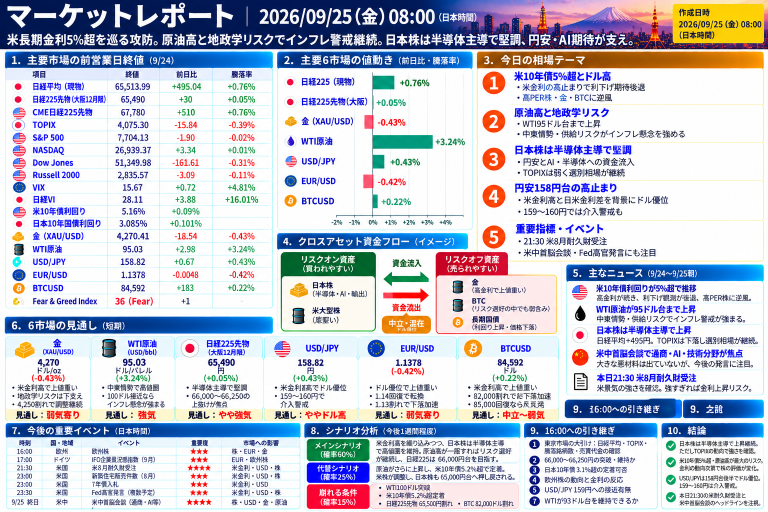
#> input picture images/reports/2026-09-25_08-00.png, 1536 x 1024 px (shown at 1/2 size)
$ python -i infographic_0800_fixed.py   (imports and definitions only)
#> lines starting #> are read from the running program, lines starting #| are printed output that depends on the picture
"""Source-locked, fixed-grid renderer and fail-closed gate for 08:00 reports."""
from __future__ import annotations

import hashlib
import json
import re
import copy
from pathlib import Path
from typing import Any

from PIL import Image, ImageDraw, ImageFont

ROOT = Path(__file__).resolve().parents[2]
CONFIG_PATH = ROOT / "config" / "infographic_0800_fixed_v1.json"
SCHEMA_PATH = ROOT / "schemas" / "infographic-0800-fixed-source.schema.json"
SNAPSHOT_SCHEMA_PATH = ROOT / "schemas" / "market-data-snapshot.schema.json"
# [1 line that did not run here, left out]
# [1 line that did not run here, left out]
# [1 line that did not run here, left out]
# [1 line that did not run here, left out]
# [1 line that did not run here, left out]
# [1 line that did not run here, left out]
MARGIN = 12
GAP = 8
GRID_GAP = 10
# [1 line that did not run here, left out]
# [1 line that did not run here, left out]
COLORS = {
    "navy": "#08295A", "navy2": "#0A4C93", "white": "#FFFFFF", "background": "#F2F7FB",
    "text": "#0D2D5D", "line": "#94B9DE", "blue": "#DDEEFF", "blue2": "#B7D9F4",
    "red": "#C42B32", "redbg": "#FFF0EF", "green": "#17804B", "greenbg": "#E6F5EC",
    "orange": "#F07822", "yellow": "#FFF3C5", "muted": "#496887",
}
# [1 line that did not run here, left out]
# [1 line that did not run here, left out]
# [1 line that did not run here, left out]
# [1 line that did not run here, left out]
# [1 line that did not run here, left out]
# [1 line that did not run here, left out]
FONT_CANDIDATES = {
    False: ["C:/Windows/Fonts/meiryo.ttc", "C:/Windows/Fonts/YuGothR.ttc"],
    True: ["C:/Windows/Fonts/meiryob.ttc", "C:/Windows/Fonts/YuGothB.ttc"],
}


# [42 lines left out: functions _font, _wrap, _fact_map, _numbered_source_count, not called in this run]


def _canonical_hash(value: dict) -> str:
    packed = json.dumps(value, ensure_ascii=False, sort_keys=True, separators=(",", ":"))
    return hashlib.sha256(packed.encode("utf-8")).hexdigest()


# [1028 lines left out: functions _snapshot_integrity, validate_0800_source, _binding_source_status, _binding_source_id, _draft_preview_source, _fixed_row_index and 5 more, not called in this run]


def render_0800_fixed(source: dict, output_path: str | Path | None = None, *, draft_preview: bool = False) -> dict[str, Any]:
    """Render the approved 16-zone 08:00 composition as exactly one PNG."""
    provenance = ((source.get("market_data_snapshot") or {}).get("snapshot_provenance"))
    # Every new LIVE_CAPTURED 08:00 image must carry a freshly recomputable
    # pre-render QA result. Historical SOURCE_RECONSTRUCTED DRAFTs remain available.
    if provenance == "LIVE_CAPTURED":
        from .infographic_0800_generation_contract import (
            build_0800_generation_attestation, validate_0800_generation_contract,
        )
        qa = validate_0800_generation_contract(source)
        expected_attestation = build_0800_generation_attestation(source, qa)
        supplied_attestation = source.get("generation_qa_attestation")
        if qa.get("status") != "PASS" or supplied_attestation != expected_attestation:
            return {"status": "BLOCKED", "infographic_status": "NOT_READY",
                    "validation": qa, "generation_qa_status": qa.get("status"),
                    "errors": ["PRE_RENDER_0800_QA_REQUIRED_OR_IDENTITY_MISMATCH"],
                    "image_bytes": None, "output_path": None, "production_eligible": False}
    validation = validate_0800_source(source)
    visible_missing: list[str] = []
    if validation["status"] != "PASS" and not draft_preview:
        return {"status": "NOT_READY", "infographic_status": "NOT_READY", "validation": validation,
                "image_bytes": None, "output_path": None}
    source, visible_missing = _draft_preview_source(source)
    facts = _fact_map(source)
    section_facts = {section["section_id"]: [facts[fid] for fid in section["fact_ids"] if fid in facts]
                     for section in source["sections"]}
    canvas = CONFIG["canvas"]
    image = Image.new("RGB", (canvas["width"], canvas["height"]), canvas["background"])
    draw = ImageDraw.Draw(image)
    draw.rectangle((0, 0, canvas["width"], canvas["header_height"]), fill=COLORS["navy"])
    title_fact = section_facts["title_datetime"][0]
    title = source.get("title", title_fact["text"])
    title_font = _font(44, True)
    while draw.textlength(title, font=title_font) > canvas["width"] - 420 and title_font.size > 28:
        title_font = _font(title_font.size - 2, True)
    draw.text((14, 5), title, font=title_font, fill=COLORS["white"])
    provenance_label = {
        "LIVE_CAPTURED": "LIVE_CAPTURED",
        "SOURCE_RECONSTRUCTED": "SOURCE_RECONSTRUCTED",
        "SYNTHETIC_FIXTURE": "SYNTHETIC_FIXTURE",
    }.get(source["market_data_snapshot"]["snapshot_provenance"])
    if provenance_label is None:
        return {"status": "BLOCKED", "infographic_status": "NOT_READY", "validation": validation,
                "errors": ["SNAPSHOT_PROVENANCE_INVALID"], "image_bytes": None, "output_path": None,
                "production_eligible": False}
    draw.text((canvas["width"] - 270, 12), provenance_label, font=_font(16, True), fill=COLORS["white"])
    theme_fact = section_facts.get("market_theme", [{}])[0]
    subtitle = theme_fact.get("text", "")
    subtitle_lines = _wrap(draw, subtitle, _font(21, True), canvas["width"] - 30)
    for index, line in enumerate(subtitle_lines[:2]):
        draw.text((14, 53 + index * 22), line, font=_font(21, True), fill=COLORS["white"])
    draw.text((canvas["width"] - 270, 79), "SOURCE GAP = 正式本文に明示なし", font=_font(11), fill=COLORS["white"])
    bindings: list[dict] = [{"fact_id": _binding_source_id(title_fact), "source_status": "SOURCE_BOUND",
                             "draw_call_text": title, "source_excerpt": title_fact.get("source_excerpt", ""), "role": "title"}]
    panels = []
    overflows: list[str] = []
    for zone in FIXED_ZONES:
        section_id = zone["section_id"]
        section = SECTION_BY_ID[section_id]
        box = [zone["x"], zone["y"], zone["x"] + zone["width"], zone["y"] + zone["height"]]
        panels.append({"section_id": section_id, "number": zone["number"], "bbox": box,
                       "row": _fixed_row_index(section_id), "font_size": zone["font_size"],
                       "minimum_font_size": zone["minimum_font_size"], "max_line_count": zone["maximum_line_count"]})
        _draw_fixed_zone(draw, zone, section, section_facts.get(section_id, []), bindings, overflows)
    overflow_zones = set()
    for error in overflows:
        if error.startswith("SCENARIO_OVERFLOW:"):
            overflow_zones.add("scenario_analysis")
        else:
            overflow_zones.update(section_id for section_id in EXPECTED_PANEL_IDS if section_id in error)
    for zone in FIXED_ZONES:
        if zone["section_id"] not in overflow_zones:
            continue
        x, y, width, height = zone["x"], zone["y"], zone["width"], zone["height"]
        badge_top = y + height - 20
        draw.rectangle((x + 1, badge_top, x + width - 1, y + height - 1), fill=COLORS["redbg"])
        draw.text((x + 5, badge_top + 2), "OVERFLOW — DRAFT INVALID", font=_font(12, True), fill=COLORS["red"])
    for section_id, items in section_facts.items():
        if section_id == "title_datetime":
            continue
        for fact in items:
            if fact.get("preview_only") and not any(fact.get("text") == label for label in visible_missing):
                # The preview list stores human-readable reasons, not marker identities.
                visible_missing.append(f"{section_id}:{fact.get('text', 'SOURCE GAP')}")
    image_bytes_io = __import__("io").BytesIO()
    image.save(image_bytes_io, format="PNG", optimize=False, compress_level=9)
    image_bytes = image_bytes_io.getvalue()
    image_hash = hashlib.sha256(image_bytes).hexdigest()
    required_ids = sorted(validation.get("required_fact_ids", []))
    rendered_ids = sorted({binding["fact_id"] for binding in bindings if binding.get("fact_id")})
    missing = sorted(set(required_ids) - set(rendered_ids))
    extra = sorted(set(rendered_ids) - set(required_ids))
    binding_by_id = {binding["fact_id"]: binding for binding in bindings if binding.get("fact_id")}
    numeric_checks = []
    for entry in source.get("numeric_registry", []):
        binding = binding_by_id.get(entry.get("fact_id"), {})
        rendered = str(binding.get("draw_call_text", ""))
        ok = bool(binding and str(entry.get("value", "")) in rendered
                  and entry.get("source_excerpt") in source.get("body_text", ""))
        numeric_checks.append({"numeric_id": entry.get("numeric_id"), "fact_id": entry.get("fact_id"),
                               "value": entry.get("value"), "unit": entry.get("unit"), "as_of": entry.get("as_of"),
                               "draw_call_text": rendered, "status": "PASS" if ok else "FAIL"})
    scaled = image.resize((DISPLAY_WIDTH, round(canvas["height"] * SCALE)), Image.Resampling.LANCZOS)
    pairwise_nonoverlap = all(
        a["bbox"][2] <= b["bbox"][0] or b["bbox"][2] <= a["bbox"][0]
        or a["bbox"][3] <= b["bbox"][1] or b["bbox"][3] <= a["bbox"][1]
        for idx, a in enumerate(panels) for b in panels[idx + 1:])
    reference = _fixed_geometry_check(image.size, panels)
    readability = all(zone["font_size"] >= zone["minimum_font_size"]
                      and zone["font_size"] * SCALE >= canvas["minimum_body_font_at_768_px"] for zone in FIXED_ZONES)
    validation_gates = dict(validation.get("validation_gates", {}))
    expected_modes = {
        "overall_judgement": "judgement_card", "attention_points": "numbered_list_5",
        "market_theme": "theme_emphasis", "material_market_relation": "cause_effect",
        "ny_timeline": "ny_timeline", "ny_indices": "index_table", "major_market_data": "categorized_table",
        "ny_market_points": "watch_list", "cross_asset_flow": "causal_flow", "positioning": "position_groups",
        "six_market_outlook": "six_market_table", "news_materials": "numbered_news",
        "scenario_analysis": "scenario_color_rows", "handover": "watch_list",
        "top_three_conditions": "top_three", "final_summary": "summary_card",
    }
    visual_components = {}
    for section_id, mode in expected_modes.items():
        zone = next(item for item in FIXED_ZONES if item["section_id"] == section_id)
        section_content = section_facts.get(section_id, [])
        role_names = {item.get("role") for item in bindings
                      if item.get("fact_id") in {fact.get("fact_id") for fact in section_content}}
        component_status = "PASS" if zone.get("render_mode") == mode and bool(section_content) else "FAIL"
        detail = {"render_mode": zone.get("render_mode"), "expected_mode": mode, "role_evidence": sorted(role_names),
                  "status": component_status}
        if section_id == "ny_timeline":
            detail["required_stage_count"] = 5
            detail["actual_stage_count"] = len(section_content)
            detail["status"] = "PASS" if component_status == "PASS" and len(section_content) == 5 else "FAIL"
        elif section_id == "six_market_outlook":
            detail["required_market_count"] = 6
            detail["actual_market_count"] = len(section_content)
            detail["status"] = "PASS" if component_status == "PASS" and len(section_content) == 6 else "FAIL"
        elif section_id == "attention_points":
            detail["required_numbered_slots"] = 5
            detail["displayed_numbered_slots"] = min(5, _numbered_source_count(section_content))
            detail["status"] = "PASS" if component_status == "PASS" and detail["displayed_numbered_slots"] == 5 else "FAIL"
        elif section_id == "scenario_analysis":
            detail["scenario_row_count"] = 4
            detail["status"] = "PASS" if component_status == "PASS" and len(section_content) == 4 else "FAIL"
        elif section_id == "top_three_conditions":
            detail["condition_count"] = len(section_content)
            detail["status"] = "PASS" if component_status == "PASS" and len(section_content) == 3 else "FAIL"
        elif section_id == "material_market_relation":
            detail["arrow_evidence"] = "cause_effect_relation" in role_names
            detail["status"] = "PASS" if component_status == "PASS" and detail["arrow_evidence"] else "FAIL"
        elif section_id == "cross_asset_flow":
            detail["arrow_evidence"] = "causal_flow_arrow" in role_names
            detail["status"] = "PASS" if component_status == "PASS" and detail["arrow_evidence"] else "FAIL"
        visual_components[section_id] = detail
    visual_fidelity = all(item["status"] == "PASS" for item in visual_components.values())
    reference["status"] = "PASS" if reference["geometry_status"] == "PASS" and visual_fidelity else "FAIL"
    reference["visual_components"] = visual_components
    validation_gates["LAYOUT_INTEGRITY"] = "PASS" if reference["status"] == "PASS" and pairwise_nonoverlap and not overflows else "FAIL"
    validation_gates["READABILITY_768"] = "PASS" if readability else "FAIL"
    review = source.get("visual_review_attestation")
    if isinstance(review, dict):
        review_identity_ok = (review.get("status") == "PASS"
                              and review.get("verification_status") == "VERIFIED"
                              and review.get("report_id") == source.get("report_id")
                              and review.get("body_sha256") == source.get("body_hash")
                              and review.get("image_sha256") == image_hash
                              and review.get("template_id") == CONFIG["template_id"]
                              and bool(review.get("reviewed_at"))
                              and bool(review.get("review_id"))
                              and bool(review.get("reviewer_id") or review.get("trusted_provider")))
        validation_gates["VISUAL_REVIEW"] = "PASS" if review_identity_ok else "FAIL"
    else:
        validation_gates["VISUAL_REVIEW"] = "NOT_RUN"
    snapshot_provenance = source["market_data_snapshot"]["snapshot_provenance"]
    production_checks = (validation_gates.get("SOURCE_INTEGRITY") == "PASS"
                         and validation_gates.get("NUMERIC_INTEGRITY") == "PASS"
                         and validation_gates.get("SNAPSHOT_INTEGRITY") == "PASS"
                         and validation_gates.get("CONTENT_COMPLETENESS") == "PASS"
                         and validation_gates.get("LAYOUT_INTEGRITY") == "PASS"
                         and validation_gates.get("READABILITY_768") == "PASS"
                         and validation_gates.get("VISUAL_REVIEW") == "PASS"
                         and snapshot_provenance == "LIVE_CAPTURED"
                         and source.get("source_type") == "GOOGLE_DOCS"
                         and source.get("synthetic_fixture") is not True
                         and validation["status"] == "PASS" and not draft_preview and not missing and not extra and not overflows
                         and all(item["status"] == "PASS" for item in numeric_checks))
    validation_gates["PRODUCTION_READY"] = "PASS" if production_checks else "BLOCKED"
    row_groups = {section_id: row["id"] for row in FIXED_LAYOUT["rows"] for section_id in row["section_ids"]}
    cards = []
    for zone in FIXED_ZONES:
        section_id = zone["section_id"]
        contract_section_id = zone.get("contract_section_id", section_id)
        zone_facts = section_facts.get(section_id, [])
        content_status = "SOURCE_GAP" if any(fact.get("preview_only") for fact in zone_facts) else "PRESENT"
        cards.append({"section_id": contract_section_id, "source_section_id": section_id,
                      "title": SECTION_BY_ID[section_id]["title"], "x": zone["x"], "y": zone["y"],
                      "width": zone["width"], "height": zone["height"],
                      "row_group": row_groups[section_id], "fixed_zone": True, "page": 1,
                      "render_mode": zone["render_mode"], "content_status": content_status,
                      **({"market_count": len(SECTION_BY_ID[section_id].get("markets", []))}
                         if section_id == "six_market_outlook" else {})})
    content_complete = validation_gates.get("CONTENT_COMPLETENESS") == "PASS"
    status = "READY" if production_checks else "NOT_READY"
    result = {
        "status": status, "infographic_status": status, "report_status": "UNCHANGED",
        "report_id": source["report_id"], "template_id": CONFIG["template_id"],
        "revision": source["revision"], "source_document_id": source["source_document_id"],
        "source_snapshot_id": source["source_snapshot_id"],
        "snapshot_provenance": source["market_data_snapshot"]["snapshot_provenance"],
        "provenance_banner": provenance_label,
        "snapshot_sha256": source["market_data_snapshot"]["snapshot_sha256"], "body_hash": source["body_hash"],
        "image_sha256": image_hash, "png_count": 1, "required_fact_ids": required_ids,
        "rendered_fact_ids": rendered_ids, "missing_fact_ids": missing, "extra_fact_ids": extra,
        "render_bindings": bindings, "numeric_checks": numeric_checks, "validation": validation,
        "validation_gates": validation_gates,
        "visual_qa": {"original_dimensions_px": list(image.size), "scaled_dimensions_px": list(scaled.size),
                       "native_width_px": image.width, "native_height_px": image.height,
                       "target_display_width_px": DISPLAY_WIDTH,
                       "readability_test_width_px": DISPLAY_WIDTH, "render_native_before_downscale": True,
                       "body_font_px_by_zone": {zone["section_id"]: zone["font_size"] for zone in FIXED_ZONES},
                       "minimum_body_font_at_768_px": canvas["minimum_body_font_at_768_px"],
                       "no_panel_overlap": pairwise_nonoverlap, "text_overflows": overflows,
                       "status": "PASS" if readability and not overflows and pairwise_nonoverlap else "FAIL"},
        "visual_reference": reference, "visual_fidelity": {"status": "PASS" if visual_fidelity else "FAIL",
                           "geometry_alone_sufficient": False, "components": visual_components},
        "layout": {"panels": panels, "cards": cards,
                       "panel_order": EXPECTED_PANEL_IDS, "rows": FIXED_LAYOUT["rows"],
                       "single_sheet": True, "pages": 1, "pagination_enabled": False,
                       "template_mode": "08:00_FIXED_SINGLE_SHEET"},
        "content_completeness": validation_gates.get("CONTENT_COMPLETENESS", "NOT_RUN"),
        "image_bytes": image_bytes,
        "artifact_type": "DEBUG_PREVIEW" if draft_preview else "SOURCE_RECONSTRUCTED_DRAFT",
        "draft_preview": draft_preview,
        "production_eligible": bool(production_checks),
        "preview_missing_source_fields": list(dict.fromkeys([*validation.get("errors", []), *visible_missing])),
        "errors": list(validation.get("errors", [])) + overflows,
    }
    if output_path is not None:
        destination = Path(output_path)
        if destination.exists():
            result["status"] = "FAILED_VALIDATION"
            result["errors"].append("OUTPUT_EXISTS_REFUSE_OVERWRITE")
            result["image_bytes"] = None
            return result
        destination.parent.mkdir(parents=True, exist_ok=True)
        destination.write_bytes(image_bytes)
        result["output_path"] = str(destination)
    return result

>>> import cv2
>>> picture = cv2.imread('../../images/reports/2026-09-25_08-00.png', cv2.IMREAD_GRAYSCALE)
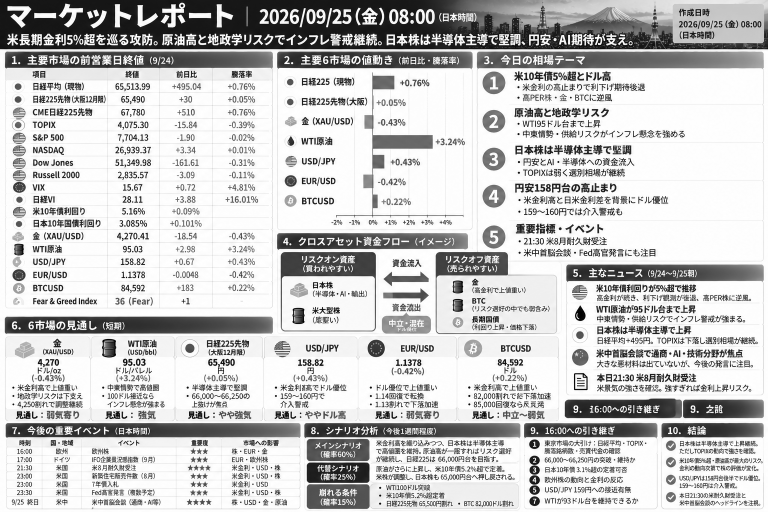
#> picture: shape (1024, 1536) (shown at 1/2 size); min 0, max 255, mean 198.1
>>> result = render_0800_fixed(picture)
#> (the run stopped early here; a loop or call above may not have finished)

$ run again, on images/reports/2026-09-25_12-00.png
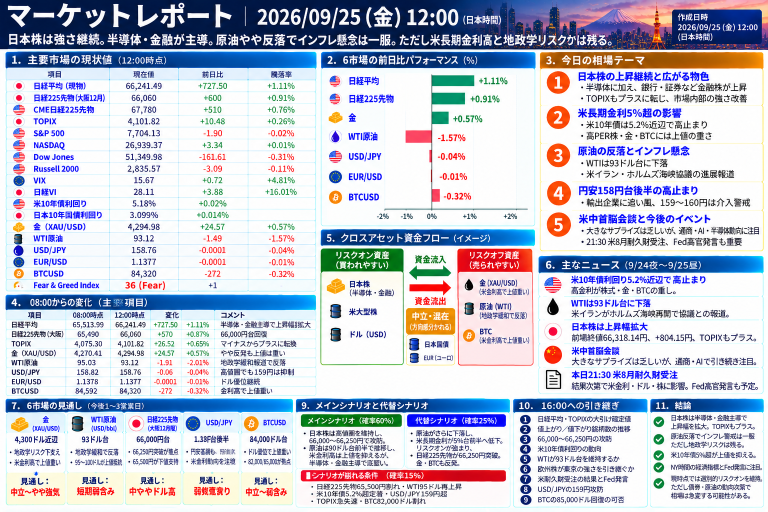
#> input picture images/reports/2026-09-25_12-00.png, 1536 x 1024 px (shown at 1/2 size)
#> `picture = cv2.imread('../../images/reports/2026-09-25_08-00.png', cv2...`:
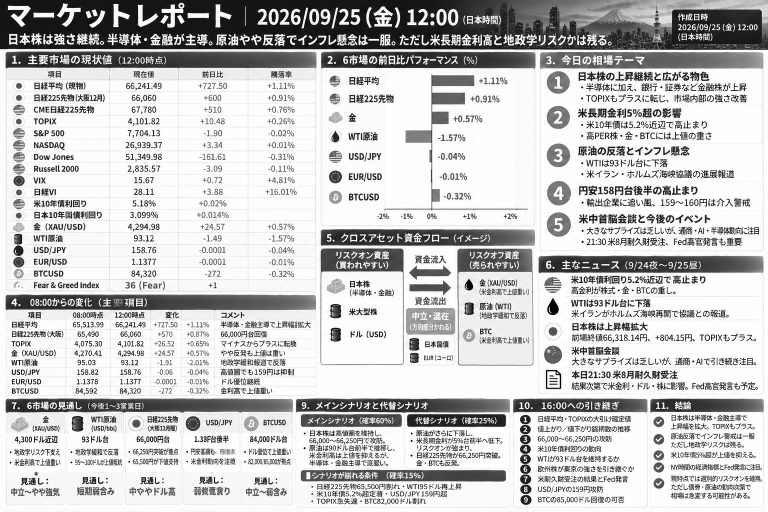
#> picture: shape (1024, 1536) (shown at 1/2 size); min 0, max 255, mean 196.7

$ run again, on images/reports/2026-09-25_16-00.png
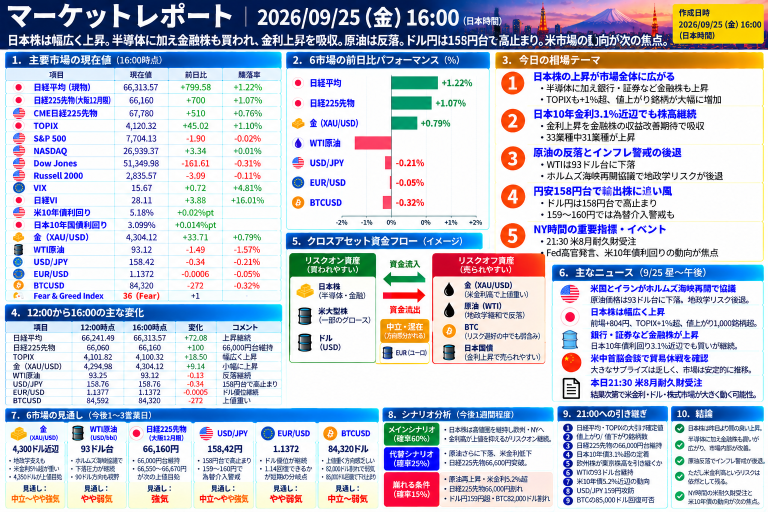
#> input picture images/reports/2026-09-25_16-00.png, 1536 x 1024 px (shown at 1/2 size)
#> `picture = cv2.imread('../../images/reports/2026-09-25_08-00.png', cv2...`:
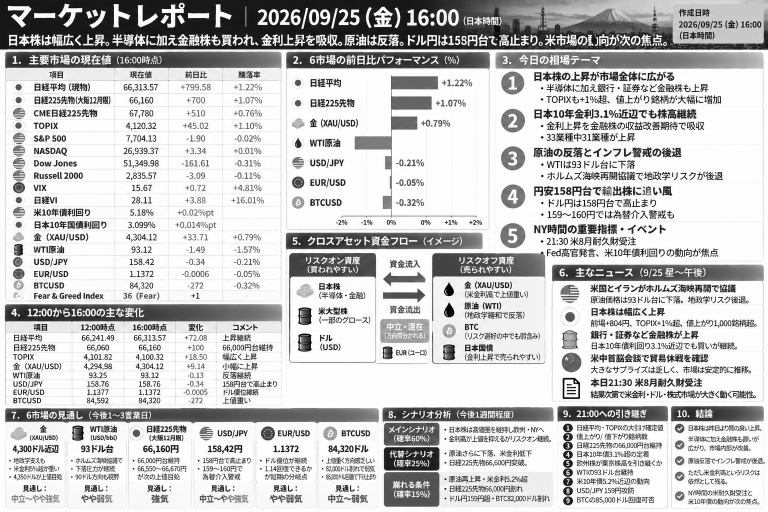
#> picture: shape (1024, 1536) (shown at 1/2 size); min 0, max 255, mean 198.3
